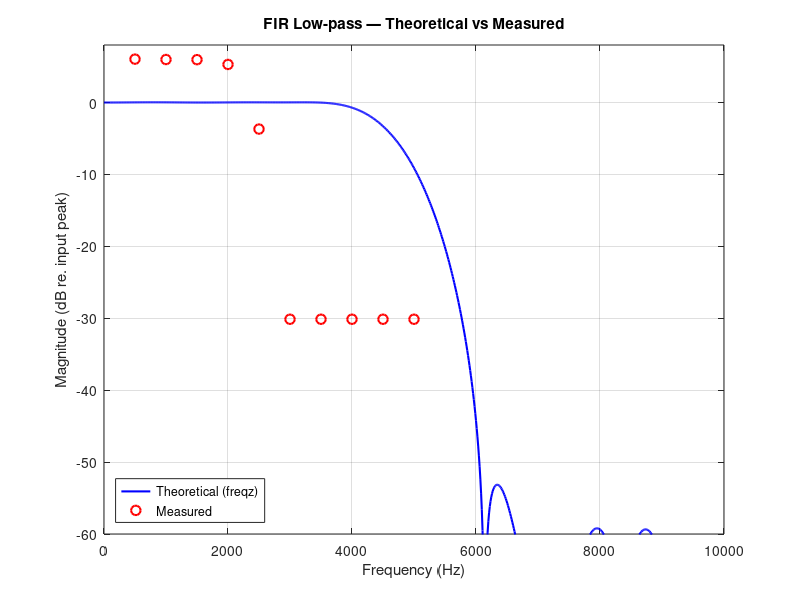

Write MATLAB code to recreate this figure.
%% FIR design and export to STM32  — with measured overlay like EMA block
clc; clear; close all;

%% FIR design
Fs        = 48000;         % Hz
num_taps  = 62;
cutoff_n  = 0.20;          % normalized (0..1) of Nyquist

b = fir1(num_taps-1, cutoff_n, 'low');   % windowed-sinc
% For CMSIS-FIR filter
b = flip(b); 

% Theoretical response
[H,F]     = freqz(b, 1, 2048, Fs);
theo_dB   = 20*log10(abs(H) + eps);      % dB magnitude

% Theoretical -3 dB cutoff
y3db      = max(theo_dB) - 3;
idx_th    = find(theo_dB <= y3db, 1, 'first');
fc_theo   = F(idx_th);

fprintf('FIR (theoretical) -3 dB cutoff ≈ %.1f Hz\n', fc_theo);

%% Q15 export (unchanged)
q15_scale = 2^15;
b_q15     = round(b * q15_scale);
b_q15     = max(min(b_q15, 32767), -32768);

% --- write headers if you want (same as your code) ---
header_path = "D:\STM32G4\Benchmarking-STM32G4-Accelerators\BenchmarkingAccelerators\Core\Inc\filter_coeffs.h";
source_path = "D:\STM32G4\Benchmarking-STM32G4-Accelerators\BenchmarkingAccelerators\Core\Src\filter_coeffs.c";

% --- write filter_coeffs.h and filter_coeffs.c ---
num_taps_export = numel(b_q15);

% make sure folders exist
[hp,~] = fileparts(header_path); if ~isempty(hp), mkdir(hp); end
[sp,~] = fileparts(source_path); if ~isempty(sp), mkdir(sp); end

% header
fid = fopen(header_path,'w'); assert(fid>0,'Failed to open header_path');
fprintf(fid, ...
"#ifndef FILTER_COEFFS_H\n#define FILTER_COEFFS_H\n\n#include <stdint.h>\n\n#define NUM_TAPS %d\nextern const int16_t fir_coeffs[NUM_TAPS];\n\n#endif // FILTER_COEFFS_H\n", ...
num_taps_export);
fclose(fid);

% source
fid = fopen(source_path,'w'); assert(fid>0,'Failed to open source_path');
fprintf(fid, '#include "filter_coeffs.h"\n\nconst int16_t fir_coeffs[NUM_TAPS] = {\n    ');
for k = 1:num_taps_export
    fprintf(fid, "%d", b_q15(k));
    if k < num_taps_export, fprintf(fid, ", "); end
    if mod(k,8)==0 && k < num_taps_export, fprintf(fid, "\n    "); end
end
fprintf(fid, "\n};\n");
fclose(fid);

fprintf("Wrote %d taps to:\n  %s\n  %s\n", num_taps_export, header_path, source_path);


%% Measured data (example)
% Put your scope readings here. Use Vpp if you read Vpp; otherwise set the flag below.
measured_freq = 500:500:(500*10);
measured_amp  = [3.005,2.987,2.980,2.760,0.9808,0.0467,0.0467,0.0467,0.0467,0.0467]; % example values

% --- measurement conventions ---
measured_is_vpp = true;      % set false if the values above are already Vpk
input_vpp       = 1.5;       % the sine you inject (Vpp at the ADC front-end)
input_vpk       = input_vpp/2;

if measured_is_vpp
    meas_vpk = measured_amp/2;
else
    meas_vpk = measured_amp;
end

% Convert to dB relative to the input peak amplitude (same style as EMA block)

measured_dB = 20*log10(meas_vpk / input_vpk + eps);

% Measured -3 dB cutoff (coarse: first point below -3 dB)
idx_meas = find(measured_dB <= (max(measured_dB)-3), 1, 'first');
if ~isempty(idx_meas)
    fc_meas = measured_freq(idx_meas);
    fprintf('FIR (measured)     -3 dB cutoff ≈ %.1f Hz (coarse)\n', fc_meas);
else
    fc_meas = NaN;
    fprintf('FIR (measured)     -3 dB cutoff not found in provided points.\n');
end

%% Plot — same style as your EMA figure
figure;
plot(F, theo_dB, 'b-', 'LineWidth', 1.5); hold on;
plot(measured_freq, measured_dB, 'ro', 'MarkerSize', 7, 'LineWidth', 1.5);

% -3 dB line and cutoff markers
% yline(y3db, 'k--', '-3 dB', 'LabelVerticalAlignment','bottom');
% if ~isempty(idx_th), xline(fc_theo, 'k:', sprintf('f_c(th)\\approx %.0f Hz', fc_theo)); end
% if exist('fc_meas_refined','var')
%     xline(fc_meas_refined, 'r:', sprintf('f_c(meas)\\approx %.0f Hz', fc_meas_refined));
% elseif ~isnan(fc_meas)
%     xline(fc_meas, 'r:', sprintf('f_c(meas)\\approx %.0f Hz', fc_meas));
% end

% zoom where it matters
xlim([0 10e3]);                 % or whatever shows passband + transition well

ylim([-60 8]);

% mark worst-case stopband
stop_idx = F >= 6e3;            % start of stopband (set to your spec)
Astop = max(theo_dB(stop_idx)); % least attenuation (highest crest)
% yline(Astop,'m--',sprintf('Worst stopband = %.1f dB',Astop));

xlabel('Frequency (Hz)');
ylabel('Magnitude (dB re. input peak)');
title('FIR Low-pass — Theoretical vs Measured');
legend('Theoretical (freqz)','Measured','Location','SouthWest');
grid on;
